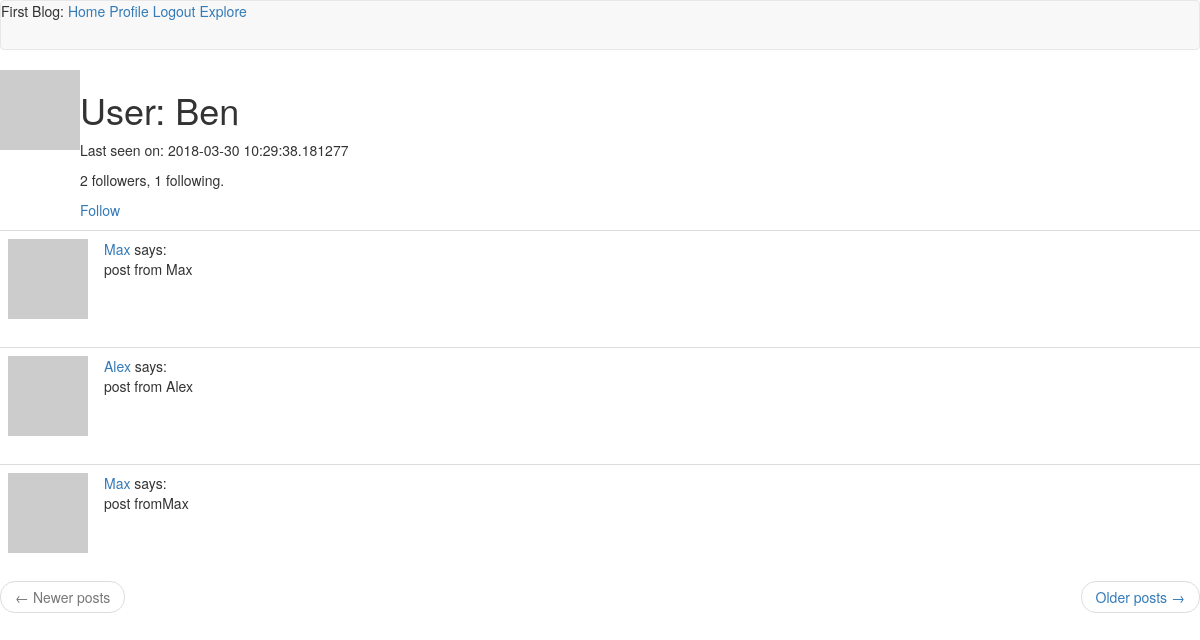
/user/Ben (signed in), run on the app's committed database.
### ap/models.py (models this page shows, shortened)
class User(UserMixin, db.Model):
    id = db.Column(db.Integer, primary_key = True)
    username = db.Column(db.String(64), index = True, unique = False)
    email = db.Column(db.String(120), index = True, unique = True)
    password_hash = db.Column(db.String(128))
    posts = db.relationship('Post', backref = 'author', lazy = 'dynamic')
    about_me = db.Column(db.String(140))
    last_seen = db.Column(db.DateTime, default=datetime.utcnow)
    followed = db.relationship(
       'User', secondary=followers,
        primaryjoin=(followers.c.follower_id == id),
        secondaryjoin=(followers.c.followed_id == id),
        backref=db.backref('followers', lazy='dynamic'), lazy='dynamic')
    def avatar(self, size):
        digest = md5(self.email.lower().encode('utf-8')).hexdigest()
        return 'https://www.gravatar.com/avatar/{}?d=identicon&s={}'.format(digest, size)
    def is_following(self, user):
        return self.followed.filter(
            followers.c.followed_id == user.id).count() > 0
    def followed_posts(self):
        followed = Post.query.join(
            followers, (followers.c.followed_id == Post.user_id)).filter(
            followers.c.follower_id == self.id)
        own = Post.query.filter_by(user_id=self.id)
        return followed.union(own).order_by(Post.timestamp.desc())

class Post(db.Model):
    id = db.Column(db.Integer, primary_key = True)
    body = db.Column(db.String(140))
    timestamp = db.Column(db.DateTime, index = True, default = datetime.utcnow)
    user_id = db.Column(db.Integer, db.ForeignKey('user.id'))

### ap/routes.py (the view)
@app.route('/user/<username>')
@login_required
def user(username):
    user = User.query.filter_by(username=username).first_or_404()
    page = request.args.get('page', 1, type=int)
    posts = current_user.followed_posts().paginate(page, app.config['POSTS_PER_PAGE'], False)
    next_url = url_for('index', page=posts.next_num) \
        if posts.has_next else None
    prev_url = url_for('index', page=posts.prev_num) \
        if posts.has_prev else None
    return render_template('user.html', user = user, posts = posts.items, next_url=next_url, prev_url=prev_url)

### ap/models.py (called while the page is built)
@login.user_loader
def load_user(id):
    return User.query.get(int(id))

### ap/routes.py (called while the page is built)
@app.before_request
def before_request():
    if current_user.is_authenticated:
        current_user.last_seen = datetime.utcnow()
        db.session.commit()

### ap/templates/user.html (shortened to what this page needs)
{% extends "base.html" %}
{% block content %}
    <table>
        <tr valign = "top">
            <td><img src="{{ user.avatar(128) }}"></td>
            <td>
                <h1>User: {{ user.username }}</h1>
                {% if user.last_seen %}<p>Last seen on: {{ user.last_seen }}</p>{% endif %}
                <p>{{ user.followers.count() }} followers, {{ user.followed.count() }} following.</p>
                {% if user == current_user %}
                <p><a href="{{ url_for('edit_profile') }}">Edit your profile</a></p>
                {% elif not current_user.is_following(user) %}
                <p><a href="{{ url_for('follow', username=user.username) }}">Follow</a></p>
                {% else %}
                <p><a href="{{ url_for('unfollow', username=user.username) }}">Unfollow</a></p>
                {% endif %}
            </td>
        </tr>
    </table>
    {% for post in posts %}
        {% include '_post.html'%}
    {% endfor %}
    <nav aria-label="...">
       <ul class="pager">
            <li class="previous{% if not prev_url %} disabled{% endif %}">
                <a href="{{ prev_url or '#' }}">
                    <span aria-hidden="true">&larr;</span> Newer posts
                </a>
            </li>
            <li class="next{% if not next_url %} disabled{% endif %}">
                <a href="{{ next_url or '#' }}">
                    Older posts <span aria-hidden="true">&rarr;</span>
                </a>
            </li>
        </ul>
    </nav>
{% endblock %}

### ap/templates/_post.html
<table class="table table-hover">
    <tr>
        <td width="70px">
            <a href="{{ url_for('user', username=post.author.username) }}">
                <img src="{{ post.author.avatar(70) }}" />
            </a>
        </td>
        <td>
            <a href="{{ url_for('user', username=post.author.username) }}">
                {{ post.author.username }}
            </a>
            says:
            <br>
            {{ post.body }}
        </td>
    </tr>
</table>

### data on the page
User: username "Ben", last_seen "2018-03-30 10:29:38.181277"
Post: author.username "Max", body "post from Max"
Post: author.username "Alex", body "post from Alex"
Post: author.username "Max", body "post fromMax"

### other printed values
{{ user.followers.count() }} "2"
{{ user.followed.count() }} "1"
